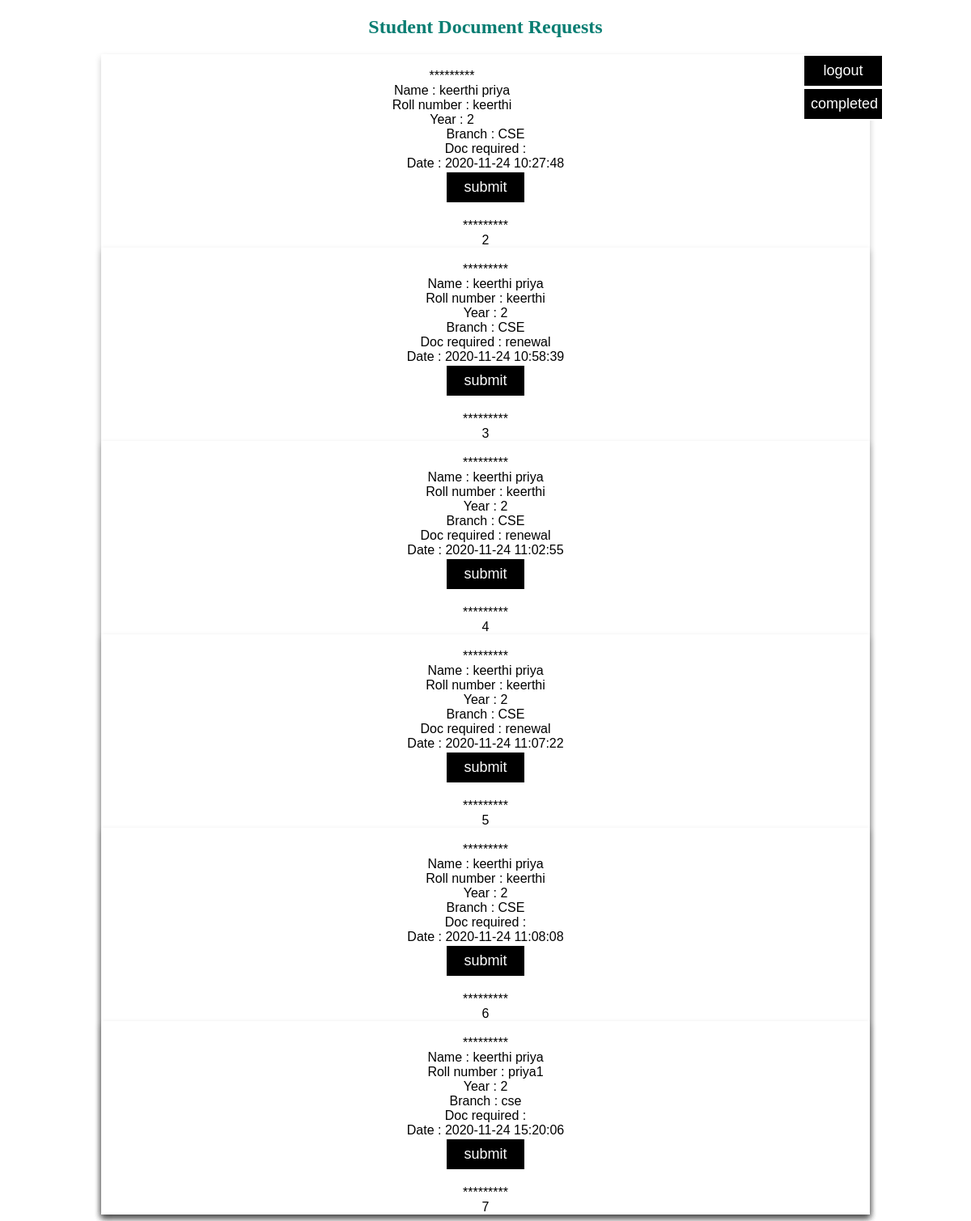
The page /exam.php on the database its author committed.
### tables this page shows
CREATE TABLE `data` (
  `rollno` varchar(20) NOT NULL,
  `name` varchar(50) NOT NULL,
  `year` int(20) NOT NULL,
  `branch` varchar(20) NOT NULL,
  `mail` varchar(50) NOT NULL,
  `doc_req` varchar(20) NOT NULL,
  `file` blob DEFAULT NULL,
  `date` datetime NOT NULL DEFAULT current_timestamp(),
  `flag` int(1) NOT NULL DEFAULT 0
);

### exam.php (the view, shortened to what this page needs)
<!DOCTYPE html>
<html>
<head>
<link rel="stylesheet" href="https://cdnjs.cloudflare.com/ajax/libs/font-awesome/4.7.0/css/font-awesome.min.css">
</head>
<body>
<h2 style="text-align:center;color:#087D72;">Student Document Requests</h2>
<div class="log">
<a href="logout.php"><button type="button">logout</button> </a>
<br>
<a href="exam_comp.php"><button type="button">completed</button></a>
</div>
<?php
include("connect.php");
  $query = "SELECT * FROM data where flag=0";
 $result = mysqli_query( $conn, $query); if(mysqli_error($conn))
{
            echo "<script>window.alert('Something Went Wrong. Try Again');</script>";
 }
 else if( mysqli_num_rows($result) > 0 )
 {
   $n=1;
   while( $row = mysqli_fetch_assoc($result) )
        {
                $roll = $row['rollno'];
                $year= $row['year'];
                $branch=$row['branch'];
                $name = $row['name'];
                $doc= $row['doc_req'];
                $date = $row['date'];
?>
                <div class="card">
          <form id="<?php echo $n; ?>"  action="<?php echo htmlspecialchars( $_SERVER["PHP_SELF"] ); ?>" method="post" enctype="multipart/form-data">
<?php
echo"<br>*********<br>";
         echo "Name : ".$name. "<br>";
        echo "Roll number : ".$roll. "<br>";
        echo "Year : ".$year. "<br>";
        echo "Branch : ".$branch. "<br>";
        echo "Doc required : ".$doc. "<br>";
       echo "Date : ".$date. "<br>";
      ?>
      <input type="submit" value="submit" name="submit" id="<?php echo $n;?>"> </form>
      <?php
       echo"<br>*********<br>";
       $n++;
       echo $n;
          }
  }
else
{
            echo "<script>window.alert('No Such User exist in database');</script>";
}
?>
</div>
</body>
</html>

### exam.php (style rules this page uses)
.card { box-shadow: 0 4px 8px 0 rgba(0, 0, 0, 0.2); width: 950px; margin : auto; text-align: center; font-family: arial; }
.log { width: 200px; float : right; }
button { border: 2px solid white; outline: 0; display : inline-block; padding: 8px; color: white; background-color: #000; text-align: center; cursor: pointer; width: 100px; font-size: 18px; }
input { border: 2px solid white; outline: 0; display : inline-block; padding: 8px; color: white; background-color: #000; text-align: center; cursor: pointer; width: 100px; font-size: 18px; }

### rows shown on the page
data: name "keerthi priya", rollno "keerthi", year "2", branch "CSE", date "2020-11-24 10:27:48"
data: name "keerthi priya", rollno "keerthi", year "2", branch "CSE", doc_req "renewal", date "2020-11-24 10:58:39"
data: name "keerthi priya", rollno "keerthi", year "2", branch "CSE", doc_req "renewal", date "2020-11-24 11:02:55"
data: name "keerthi priya", rollno "keerthi", year "2", branch "CSE", doc_req "renewal", date "2020-11-24 11:07:22"
data: name "keerthi priya", rollno "keerthi", year "2", branch "CSE", date "2020-11-24 11:08:08"
data: name "keerthi priya", rollno "priya1", year "2", branch "cse", date "2020-11-24 15:20:06"
